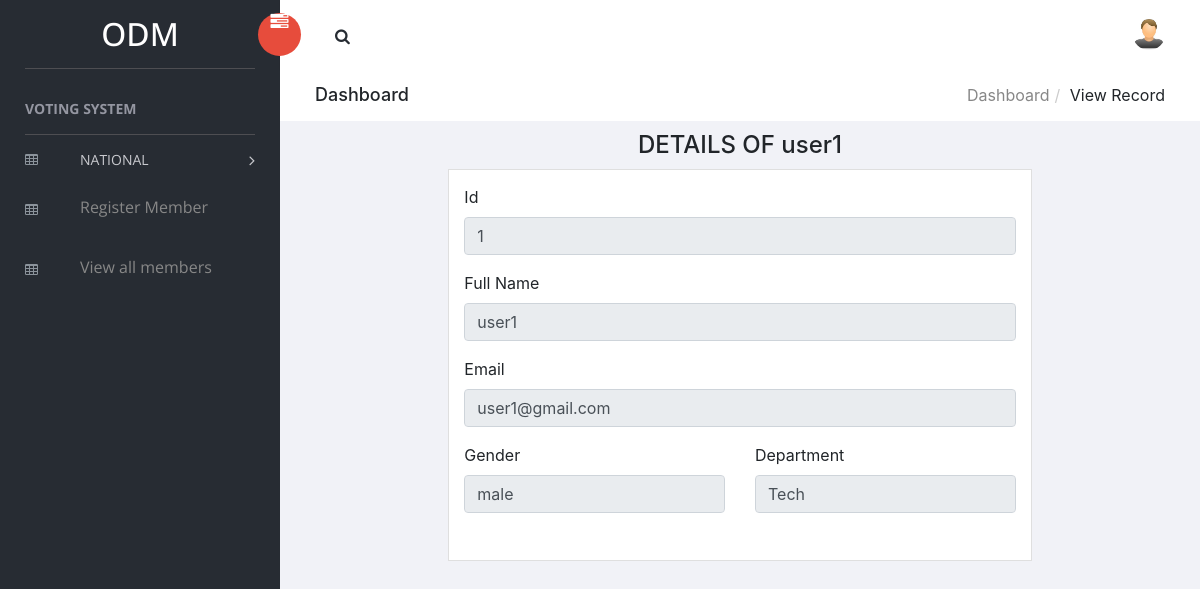
The page /view_guest.php?id=1 on the database its author committed.
### tables this page shows
CREATE TABLE `guest` (
  `id` int(11) NOT NULL,
  `full_name` varchar(100) NOT NULL,
  `email` varchar(100) NOT NULL,
  `gender` varchar(100) NOT NULL,
  `department` varchar(100) NOT NULL,
  `password` varchar(100) NOT NULL
);

### view_guest.php (the view, shortened to what this page needs)
<?php
include 'dbconnect.php';
include 'left_panel.php';
$id=$_GET['id'];
$sql=mysqli_query($conn,"SELECT * FROM guest WHERE id='$id'")or die(mysqli_error($conn));
while ($record=mysqli_fetch_assoc($sql)) {
	$id=$record['id'];
	$full_name=$record['full_name'];
	$email=$record['email'];
	$gender=$record['gender'];
	$department=$record['department'];
}
?>
    <link rel="stylesheet" href="vendors/bootstrap/dist/css/bootstrap.min.css">
    <link rel="stylesheet" href="vendors/font-awesome/css/font-awesome.min.css">
    <link rel="stylesheet" href="vendors/themify-icons/css/themify-icons.css">
    <link rel="stylesheet" href="vendors/flag-icon-css/css/flag-icon.min.css">
    <link rel="stylesheet" href="vendors/selectFX/css/cs-skin-elastic.css">
    <link rel="stylesheet" href="assets/css/style.css">
    <div id="right-panel" class="right-panel">
        <?php include 'header.php';?>
        <div class="breadcrumbs">
            <div class="col-sm-4">
                <div class="page-header float-left">
                    <div class="page-title">
                        <h1>Dashboard</h1>
                    </div>
                </div>
            </div>
            <div class="col-sm-8">
                <div class="page-header float-right">
                    <div class="page-title">
                        <ol class="breadcrumb text-right">
                            <li><a href="content.php">Dashboard</a></li>
                            <li class="active">View Record</li>
                        </ol>
                    </div>
                </div>
            </div>
        </div>
        <div class="col-sm-2"></div>
	        <div class="col-sm-8">
	        	<h4 align="center" style="margin: 10px">DETAILS OF <?php echo $full_name;?></h4>
	        	<div class="card">
	            <div class="card-body card-block">
	                <div class="form-group">
	                	<label for="id" class=" form-control-label">Id</label>
	                	<input type="text" class="form-control" disabled value="<?php echo $id;?>">
	                </div>
                    <div class="form-group">
                    	<label for="full_name" class=" form-control-label">Full Name</label>
                    	<input type="text" class="form-control" disabled value="<?php echo $full_name;?>">
                    </div>
                	<div class="form-group">
                		<label for="email" class=" form-control-label">Email</label>
                		<input type="email" class="form-control" disabled value="<?php echo $email;?>">
                	</div>
                    <div class="row form-group">
                        <div class="col-6">
                        	<div class="form-group">
                        		<label for="gender" class=" form-control-label">Gender</label>
                        		<input type="text" class="form-control" disabled value="<?php echo $gender;?>">
                        	</div>
                        </div>
                        <div class="col-6">
                            <div class="form-group">
                            	<label for="department" class=" form-control-label">Department</label>
                            	<input type="text" class="form-control" disabled value="<?php echo $department;?>">
                            </div>
                    	</div>
                    </div>
                </div>
	        </div>
        </div>
        <div class="col-sm-2"></div>

### rows shown on the page
guest: full_name "user1", id "1", email "user1@gmail.com", gender "male", department "Tech"
